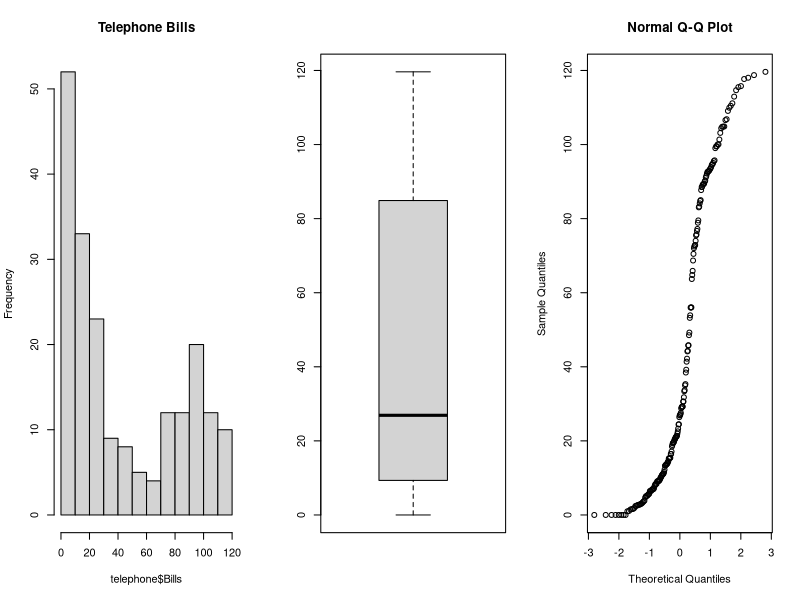
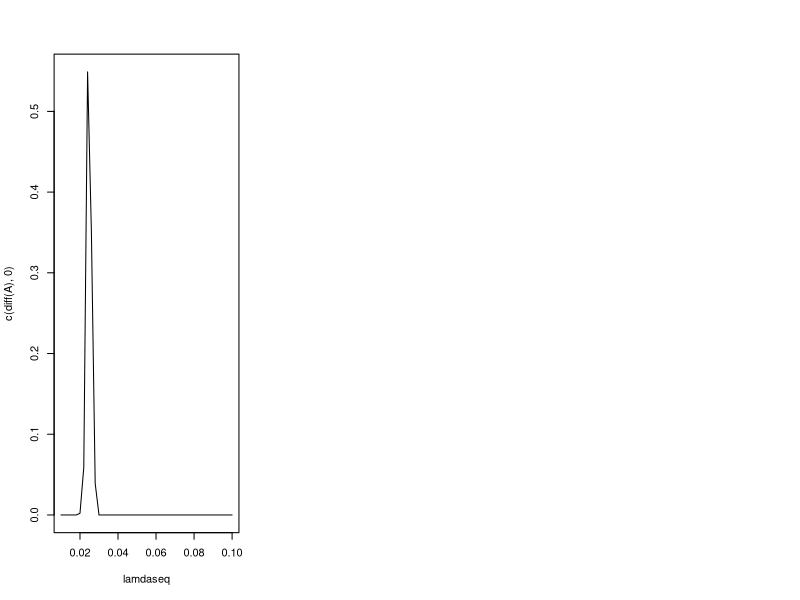

Source code (R) for these figures, in order:
#a) 
telephone = read.table('telephone.txt', header=T)
med = median(telephone$Bills)
par(mfrow = c(1,3))
hist(telephone$Bills, main='Telephone Bills') # inconsistency: weird shape
boxplot(telephone$Bills)
qqnorm(telephone$Bills)


#b)
mfrow = c(1,1)
lamdaseq = seq(0.01, 0.1, by = 0.002) #why 0.002 here? haven't figured this one out yet :( 
A = numeric(length(lamdaseq))

for (i in 1:length(lamdaseq))
  {B = numeric(1000)
   lambda = lamdaseq[i]
   for (j in 1:length(B))
     {sample = rexp(1000, lambda)
      B[j] = median(sample)
      }
  A[i] = (length(B[B<med])/length(B))
  }

plot(lamdaseq, c(diff(A), 0), type='l')


# c) Construct a 95% bootstrap confidence interval for the population median of the sample.
#computing surrogate dataset, compute T for surrogate dataset
B=1000 
Tstar=numeric(B)
for(i in 1:B) {
  Xstar=sample(telephone$Bills,replace=TRUE) 
  Tstar[i]=median(Xstar) 
}

#95% confidence interval
Tstar25=quantile(Tstar,0.025)
Tstar975=quantile(Tstar,0.975)
ciTstar = c(2*median(Tstar)-Tstar975, median(Tstar), 2*median(Tstar)-Tstar25)

# construct 95% confidence interval from exp. distr. lambda=0.26
B = numeric(1000)
for (j in 1:length(B)){
  sample = rexp(200, 0.026)
  B[j] = median(sample)
}

B25 = quantile(B, 0.025)
B975 = quantile(B, 0.975)
med = median(B)

ciB = c(2*med - B975, 2*med - B25)

# d) test median bill >40 from surrogate dataset
pl = sum(Tstar<40)/B
pr= sum(Tstar>=40)/B
p = 2*(min(pl,pr))

# test percentage bill <10 at most 25% from surrogate dataset
B =1000 
Tstar=numeric(B) 
for(i in 1:B) {
  Xstar=sample(telephone$Bills,replace=TRUE) 
  Tstar[i]=mean(Xstar < 10) 
}

# test median bill <10 
pl = sum(Tstar<0.25)/B
pr= sum(Tstar>=0.25)/B
p = 2*(min(pl,pr))
mean(Tstar)
